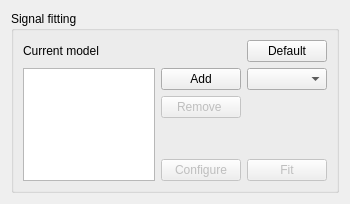
<?xml version="1.0" encoding="UTF-8"?>
<ui version="4.0">
 <class>Form</class>
 <widget class="QWidget" name="Form">
  <property name="geometry">
   <rect>
    <x>0</x>
    <y>0</y>
    <width>350</width>
    <height>204</height>
   </rect>
  </property>
  <property name="windowTitle">
   <string>Form</string>
  </property>
  <layout class="QGridLayout" name="gridLayout_3">
   <item row="0" column="0">
    <widget class="QGroupBox" name="FitPanel">
     <property name="title">
      <string>Signal fitting</string>
     </property>
     <layout class="QGridLayout" name="gridLayout_2">
      <item row="0" column="0">
       <layout class="QHBoxLayout" name="horizontalLayout">
        <item>
         <layout class="QGridLayout" name="gridLayout">
          <item row="0" column="0">
           <widget class="QLabel" name="label">
            <property name="text">
             <string>Current model</string>
            </property>
           </widget>
          </item>
          <item row="3" column="1">
           <layout class="QVBoxLayout" name="verticalLayout_3">
            <item>
             <layout class="QHBoxLayout" name="horizontalLayout_2">
              <item>
               <widget class="QPushButton" name="addButton">
                <property name="text">
                 <string>Add</string>
                </property>
               </widget>
              </item>
              <item>
               <widget class="QComboBox" name="modelList"/>
              </item>
             </layout>
            </item>
            <item>
             <layout class="QHBoxLayout" name="horizontalLayout_3">
              <item>
               <widget class="QPushButton" name="removeButton">
                <property name="enabled">
                 <bool>false</bool>
                </property>
                <property name="text">
                 <string>Remove </string>
                </property>
               </widget>
              </item>
              <item>
               <spacer name="horizontalSpacer">
                <property name="orientation">
                 <enum>Qt::Horizontal</enum>
                </property>
                <property name="sizeHint" stdset="0">
                 <size>
                  <width>40</width>
                  <height>20</height>
                 </size>
                </property>
               </spacer>
              </item>
             </layout>
            </item>
            <item>
             <spacer name="verticalSpacer">
              <property name="orientation">
               <enum>Qt::Vertical</enum>
              </property>
              <property name="sizeHint" stdset="0">
               <size>
                <width>20</width>
                <height>40</height>
               </size>
              </property>
             </spacer>
            </item>
            <item>
             <layout class="QHBoxLayout" name="horizontalLayout_4">
              <item>
               <widget class="QPushButton" name="configButton">
                <property name="enabled">
                 <bool>false</bool>
                </property>
                <property name="text">
                 <string>Configure</string>
                </property>
               </widget>
              </item>
              <item>
               <widget class="QPushButton" name="fitButton">
                <property name="enabled">
                 <bool>false</bool>
                </property>
                <property name="text">
                 <string>Fit</string>
                </property>
               </widget>
              </item>
             </layout>
            </item>
           </layout>
          </item>
          <item row="3" column="0">
           <widget class="QListWidget" name="currentModelList"/>
          </item>
          <item row="0" column="1">
           <layout class="QHBoxLayout" name="horizontalLayout_5">
            <item>
             <spacer name="horizontalSpacer_2">
              <property name="orientation">
               <enum>Qt::Horizontal</enum>
              </property>
              <property name="sizeHint" stdset="0">
               <size>
                <width>40</width>
                <height>20</height>
               </size>
              </property>
             </spacer>
            </item>
            <item>
             <widget class="QPushButton" name="defaultBtn">
              <property name="text">
               <string>Default</string>
              </property>
             </widget>
            </item>
           </layout>
          </item>
         </layout>
        </item>
       </layout>
      </item>
     </layout>
    </widget>
   </item>
  </layout>
 </widget>
 <resources/>
 <connections/>
</ui>
